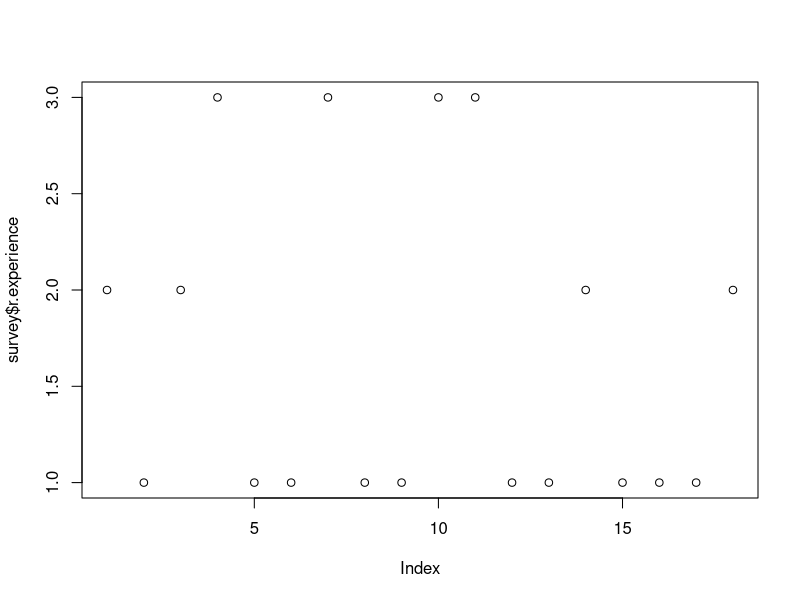
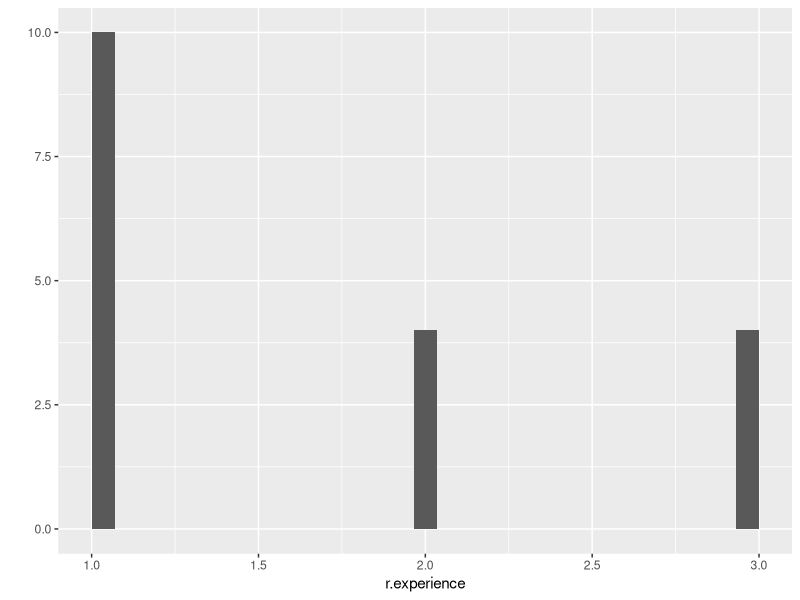
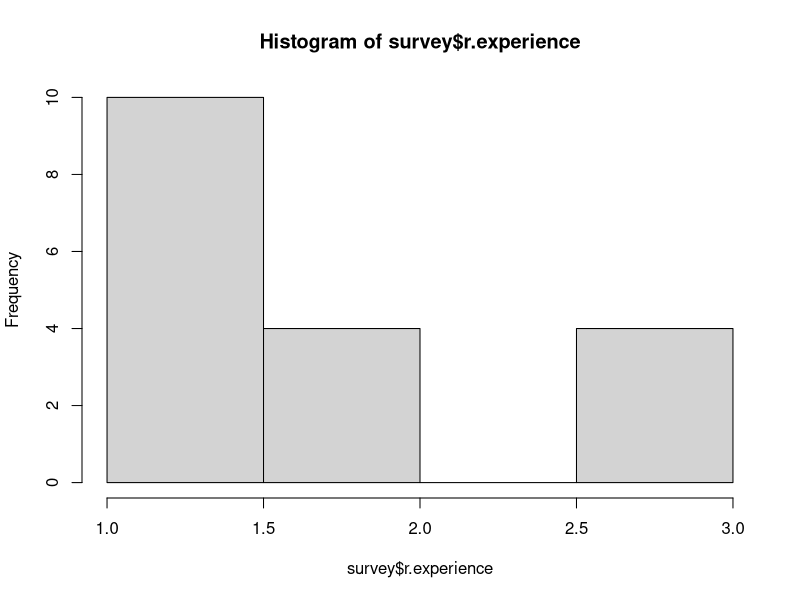
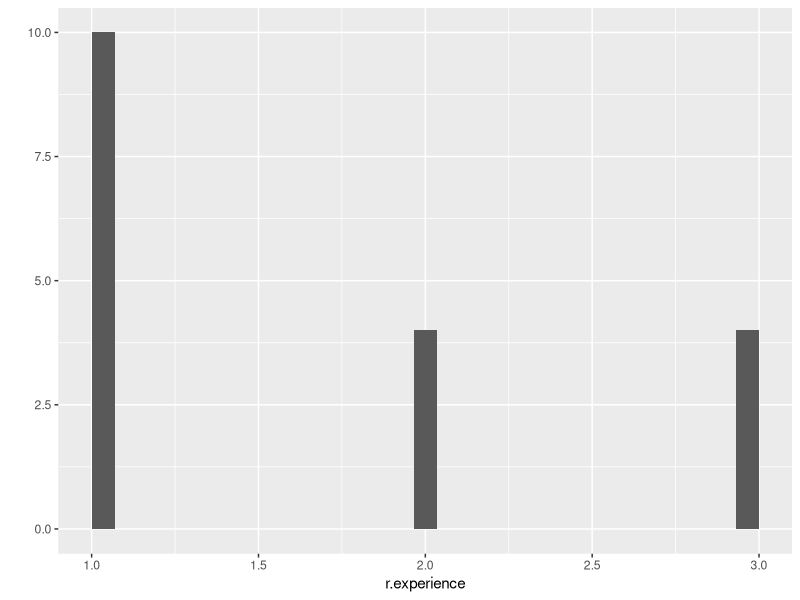
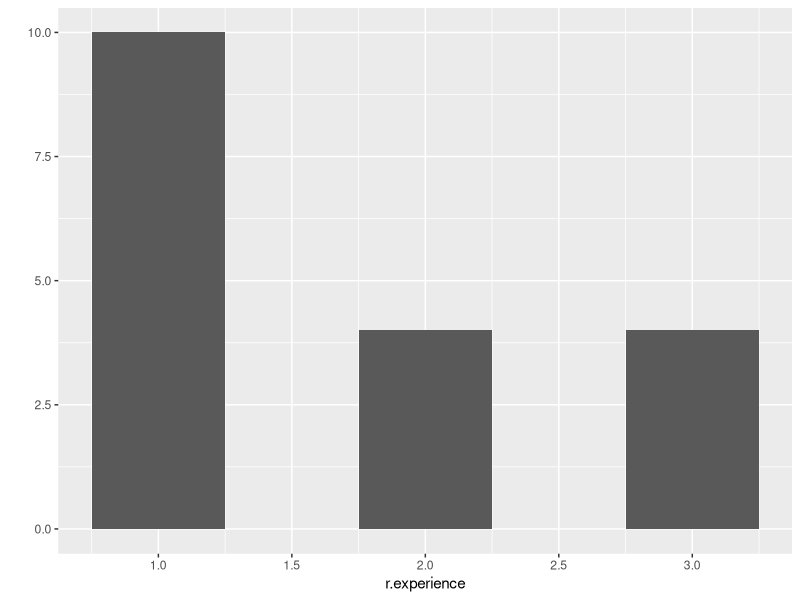
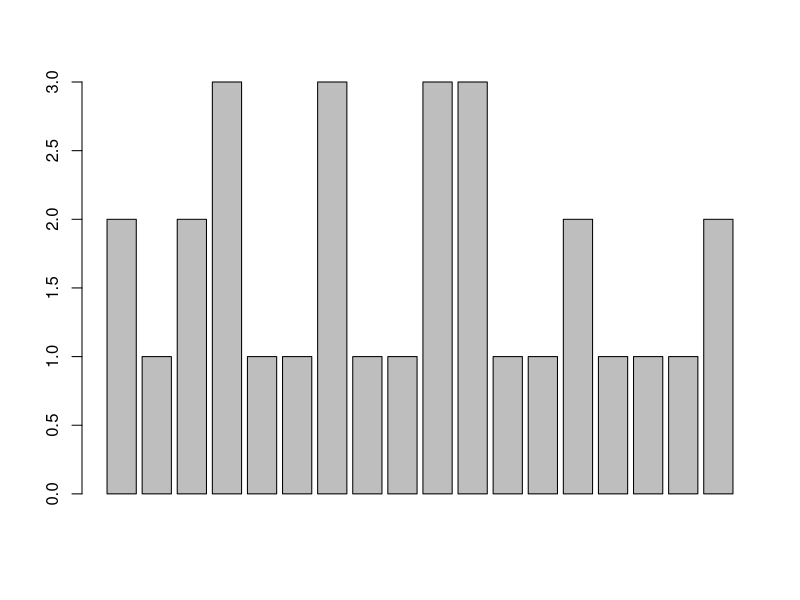
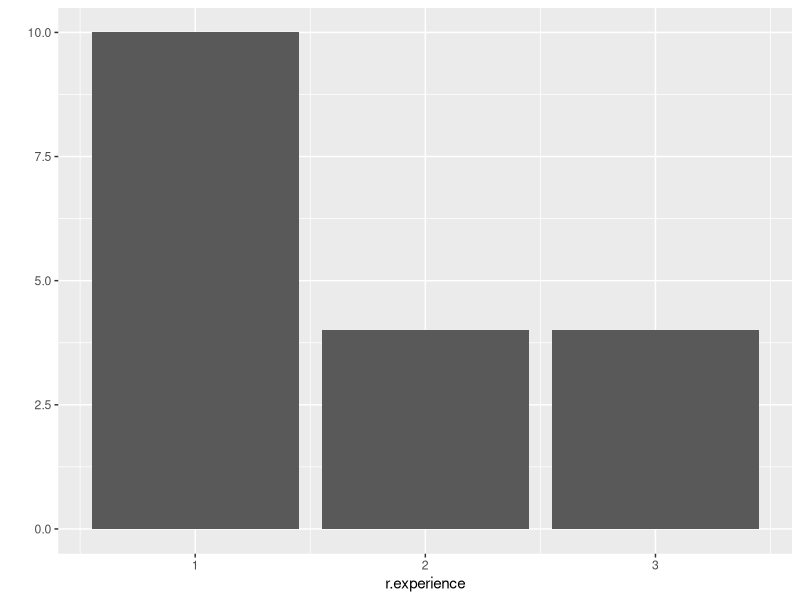

Write the R code that produced these figures, in order. (Note: this script raises an error after producing the figures.)
## ---- chunk 1
library(ggplot2)
survey<-read.csv("data/5081.survey.1.csv")
str(survey)

plot(survey$r.experience) #hard to tell what is going on

qplot(r.experience, data=survey) #decided to make bins for me and count up)

#so, we know better and instead do a histogram using base graphics
#basic data viz for EDA
hist(survey$r.experience) #better
qplot(r.experience, data=survey, geom="histogram") #same as what is picked for us
qplot(r.experience, data=survey, geom="histogram", binwidth=0.5)

barplot(survey$r.experience) #confusing
qplot(r.experience, data=survey, geom="bar") #what, it is back!

#basic data viz for EDA but for interactions
plot(survey$discipline, survey$r.experience)
qplot(discipline, r.experience, data=survey) #not the same
qplot(discipline, r.experience, data=survey, geom="boxplot")

plot(survey$r.studio~survey$r.experience) #ugly
qplot(r.experience, r.studio, data=survey) #useless
qplot(r.studio, data=survey, weight = r.experience) #sweet new feature here

#ok, so you get it. grammar different, visuals about the same for super quick, simple plots. The grammar hints at the power that awaits though.

#grammar different, simple x or x~y plots about the same

## ---- chunk 2
str(diamonds)
#crazy number of observations. We need less. too many riches not always good.
set.seed(1000)
dsmall<-diamonds[sample(nrow(diamonds), 100), ]

plot(dsmall$carat, dsmall$price)
qplot(carat, price, data=dsmall)

#ok no difference
#now let's see what we can do with qplot with a few bits added
#one little argument extra added
qplot(carat, price, data = dsmall, colour = color)
qplot(carat, price, data = dsmall, shape = cut)

#how about using data viz to even more thoroughly explore potential stats we could do.
#qplots - quick plot, thoughful build of layers
qplot(carat, price, data = dsmall, geom = c("point", "smooth"))

#what about trying some stats on this now, at least from a viz philosophy
qplot(color, price / carat, data = dsmall, geom = "boxplot") #can include formulas and methods

#or check for proportional differences
qplot(carat, data = dsmall, geom = "histogram", fill = color) #to see proportions
qplot(carat, data = dsmall, geom = "histogram", weight = price) # weight by a covariate
     
#final idea, how about subsetting with the data right in the code for the plots!
qplot(carat, data = diamonds, facets = color ~ .,
  geom = "histogram", binwidth = 0.1, xlim = c(0, 3)) #to compare between groups

#qplot is so powerful.
#colour, shape and size have meaning in the R code from this library
#layers added for you by qplots

#qplot gets you 2x and one y or one x and 2y so >2 variables at once easily
## ---- chunk 3
#GGPLOT() gives you even more options for adding layers/options
p <- ggplot(mtcars, aes(x = mpg, y = wt))
p + geom_point()

#now play time with this case study.
#try out some geom options and different aesthetics and make some errors.
#prize for the prettiest plots

#displ is car engine size in Liters
ggplot(data = mpg) + 
  geom_point(mapping = aes(x = displ, y = hwy, color = class))

#so aethetics are one way to add variables in and expand your plotting power
#however facets are another way to make multiple plots BY a factor

#facet wrap is by one variable
ggplot(data = mpg) + 
  geom_point(mapping = aes(x = displ, y = hwy)) + 
  facet_wrap(~ class, nrow = 2)

#facet_wrap(~cell) - univariate: create a 1-d strip of panels, based on one factor, and wrap the strip into a 2-d matrix
#facet_grid(row~col) - (usually) bivariate: create a 2-d matrix of panels, based on two factors

#facet grid is by two variables
ggplot(data = mpg) + 
  geom_point(mapping = aes(x = displ, y = hwy)) + 
  facet_grid(drv ~ cyl)

#another example more perfect code
p <- ggplot(data = mpg, aes(x = displ, y = hwy, color = drv)) + geom_point()
p + facet_wrap(~cyl)

#or just use facets in qplot but much simpler
qplot(displ, hwy, data=mpg, facets = . ~ year) + geom_smooth()

## ---- chunk 4
#try it with ecological.footprints.csv
footprints <-read.csv("data/ecological.footprints.csv")
str(footprints)
#aha, R thinks year is an integet
footprints$yr <- as.factor(footprints$yr)
library(ggplot2)
qplot(country, ecological.footprint, data = footprints) #too messy

qplot(country, ecological.footprint, data = footprints, colour = yr) #better but still a lot to process

qplot(country, ecological.footprint, data = footprints, facets = yr~.) #ok but do not love. hard to see distribution

qplot(ecological.footprint, data = footprints) #you know what, this is not bad.  maybe add year in too/

qplot(ecological.footprint, data = footprints, fill = yr) #ok now I starting to see structure and differences

#OK, now I am ready for stats. Thinking about these data, I see we have only two years for some countries so cannot do within country or between country contrasts. So, most likely hypothesis I can test is whether ecological footprints are increasing between these two years. Not a perfect dataset really but could compare these two years.

t.test(footprints$ecological.footprint~ footprints$yr)
#ok looks like there are differences between years but it is hard to tell from previous plot. Realize now, I need a better plot still?

qplot(yr, ecological.footprint, data = footprints, geom="boxplot") #this is weird, 2000 looks higher

#different countries between years?
#more countries reported in 2000?
library(dplyr)
footprints %>% count(yr)
#Yup, way more data for year 2000
#maybe should just the countries that were testedin both years?

library(tidyr)
matches <- spread(footprints, yr, ecological.footprint) %>% filter() %>% na.omit
str(matches)
matches

#whoa, USA and Canada missing, and we have HUGE footprints.

#got it. just the countries with measure in BOTH years.
#now, gather up again with these filtered matches!

new <- matches %>% gather(`2000`, `2012`, key = "yr", value ="ecological.footprint")
new #ok so now a nice dataframe with just matches back in a format I can use for plots and stats

qplot(yr, ecological.footprint, data = footprints, geom="boxplot")

t.test(new$ecological.footprint~ new$yr, paired=TRUE)
#Well, I give up, seems like the footprints for the world went down not up in this time period. GOOD NEWS for the environmental movement in some respects.
new %>% group_by(yr) %>% summarise(mean(ecological.footprint))

# We still use 2.4 planets worth of resources but only have one.

#AND, we are missing some key countries that contribute to global change including Canada and USA.

